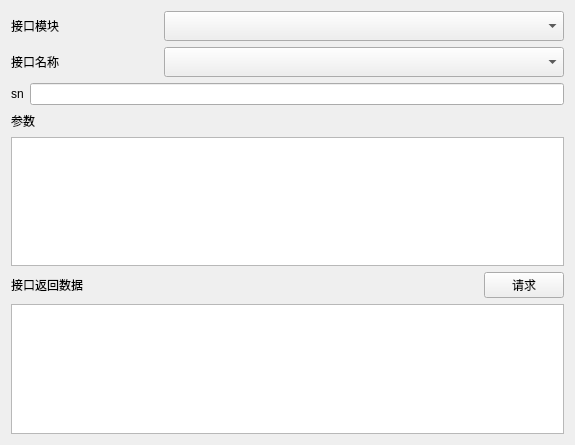
<?xml version="1.0" encoding="UTF-8"?>
<ui version="4.0">
 <class>DemoChildGUIClass</class>
 <widget class="QWidget" name="DemoChildGUIClass">
  <property name="geometry">
   <rect>
    <x>0</x>
    <y>0</y>
    <width>575</width>
    <height>445</height>
   </rect>
  </property>
  <property name="windowTitle">
   <string>DemoChildGUI</string>
  </property>
  <layout class="QGridLayout" name="gridLayout">
   <item row="0" column="0">
    <layout class="QHBoxLayout" name="horizontalLayout_4">
     <item>
      <widget class="QLabel" name="label_5">
       <property name="text">
        <string>接口模块</string>
       </property>
      </widget>
     </item>
     <item>
      <spacer name="horizontalSpacer">
       <property name="orientation">
        <enum>Qt::Horizontal</enum>
       </property>
       <property name="sizeHint" stdset="0">
        <size>
         <width>40</width>
         <height>20</height>
        </size>
       </property>
      </spacer>
     </item>
     <item>
      <widget class="QComboBox" name="comboBox_APIModule">
       <property name="minimumSize">
        <size>
         <width>400</width>
         <height>30</height>
        </size>
       </property>
       <property name="maximumSize">
        <size>
         <width>16777215</width>
         <height>16777215</height>
        </size>
       </property>
      </widget>
     </item>
    </layout>
   </item>
   <item row="1" column="0">
    <layout class="QHBoxLayout" name="horizontalLayout">
     <item>
      <widget class="QLabel" name="label">
       <property name="text">
        <string>接口名称</string>
       </property>
      </widget>
     </item>
     <item>
      <spacer name="horizontalSpacer_3">
       <property name="orientation">
        <enum>Qt::Horizontal</enum>
       </property>
       <property name="sizeHint" stdset="0">
        <size>
         <width>40</width>
         <height>20</height>
        </size>
       </property>
      </spacer>
     </item>
     <item>
      <widget class="QComboBox" name="comboBox_APIName">
       <property name="minimumSize">
        <size>
         <width>400</width>
         <height>30</height>
        </size>
       </property>
      </widget>
     </item>
    </layout>
   </item>
   <item row="2" column="0">
    <layout class="QHBoxLayout" name="horizontalLayout_3">
     <item>
      <widget class="QLabel" name="label_4">
       <property name="text">
        <string>sn</string>
       </property>
      </widget>
     </item>
     <item>
      <widget class="QLineEdit" name="lineEdit">
       <property name="maximumSize">
        <size>
         <width>16777215</width>
         <height>16777215</height>
        </size>
       </property>
      </widget>
     </item>
    </layout>
   </item>
   <item row="3" column="0">
    <layout class="QHBoxLayout" name="horizontalLayout_2">
     <item>
      <widget class="QLabel" name="label_2">
       <property name="text">
        <string>参数</string>
       </property>
      </widget>
     </item>
     <item>
      <spacer name="horizontalSpacer_2">
       <property name="orientation">
        <enum>Qt::Horizontal</enum>
       </property>
       <property name="sizeHint" stdset="0">
        <size>
         <width>40</width>
         <height>20</height>
        </size>
       </property>
      </spacer>
     </item>
    </layout>
   </item>
   <item row="4" column="0">
    <widget class="QTextEdit" name="textEdit_2"/>
   </item>
   <item row="5" column="0">
    <layout class="QVBoxLayout" name="verticalLayout_2">
     <item>
      <layout class="QHBoxLayout" name="horizontalLayout_7">
       <item>
        <widget class="QLabel" name="label_3">
         <property name="text">
          <string>接口返回数据</string>
         </property>
        </widget>
       </item>
       <item>
        <spacer name="horizontalSpacer_4">
         <property name="orientation">
          <enum>Qt::Horizontal</enum>
         </property>
         <property name="sizeHint" stdset="0">
          <size>
           <width>40</width>
           <height>20</height>
          </size>
         </property>
        </spacer>
       </item>
       <item>
        <widget class="QPushButton" name="pushButton">
         <property name="text">
          <string>请求</string>
         </property>
        </widget>
       </item>
      </layout>
     </item>
     <item>
      <widget class="QTextEdit" name="textEdit"/>
     </item>
    </layout>
   </item>
  </layout>
 </widget>
 <layoutdefault spacing="6" margin="11"/>
 <resources/>
 <connections/>
</ui>
